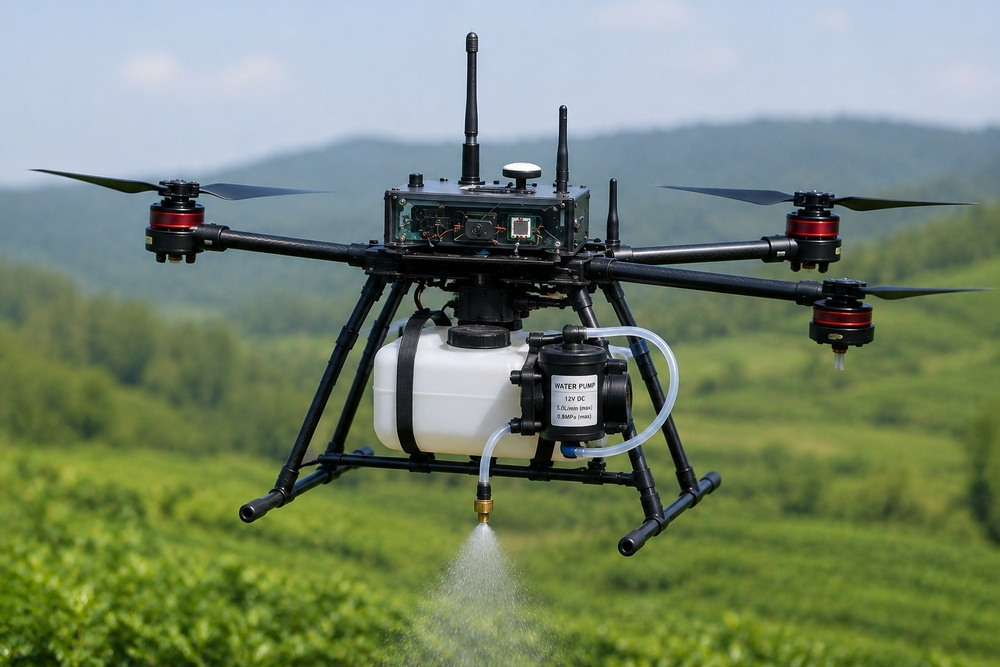
#> input picture component-1-tea-detection/frontend/src/assets/drone-hero.jpeg, 1000 x 667 px, shrunk from 1536 x 1024 before the run
$ python -i shadow.py   (imports and definitions only)
#> lines starting #> are read from the running program, lines starting #| are printed output that depends on the picture; after the words box and inside, x2 and y2 are one past the last pixel; in counts of white or black regions, pixels touching at a corner belong together
#> further down, picture is the input picture: shape (667, 1000, 3); mean B, G, R 108.5, 133.3, 117.9
import cv2
import numpy as np


def shadow_mask(bgr, min_gap=30):
    """Classical baseline: Otsu threshold on LAB lightness, cleaned with morphology.
    Returns (mask 0/255, shadow_ratio). Otsu always finds a split, even on uniform
    images, so if light and dark regions are not clearly different we report no shadow."""
#> called with min_gap = 30
    L = cv2.GaussianBlur(cv2.cvtColor(bgr, cv2.COLOR_BGR2LAB)[:, :, 0], (5, 5), 0)
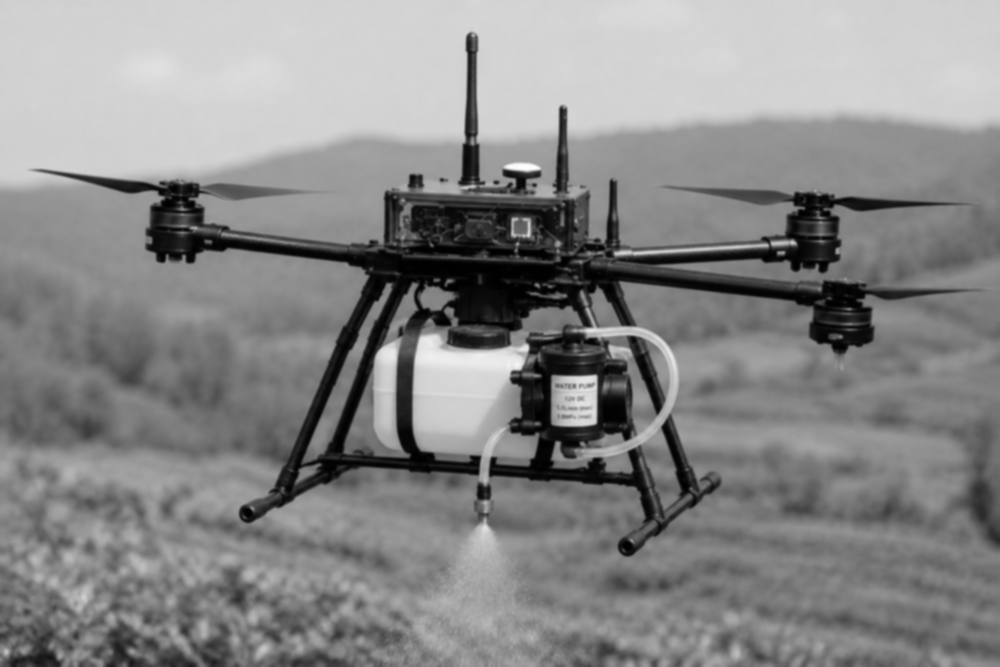
#> L: shape (667, 1000); min 0, max 254, mean 135.8
    t, _ = cv2.threshold(L, 0, 255, cv2.THRESH_BINARY + cv2.THRESH_OTSU)
#> t = 154
    dark, light = L < t, L >= t
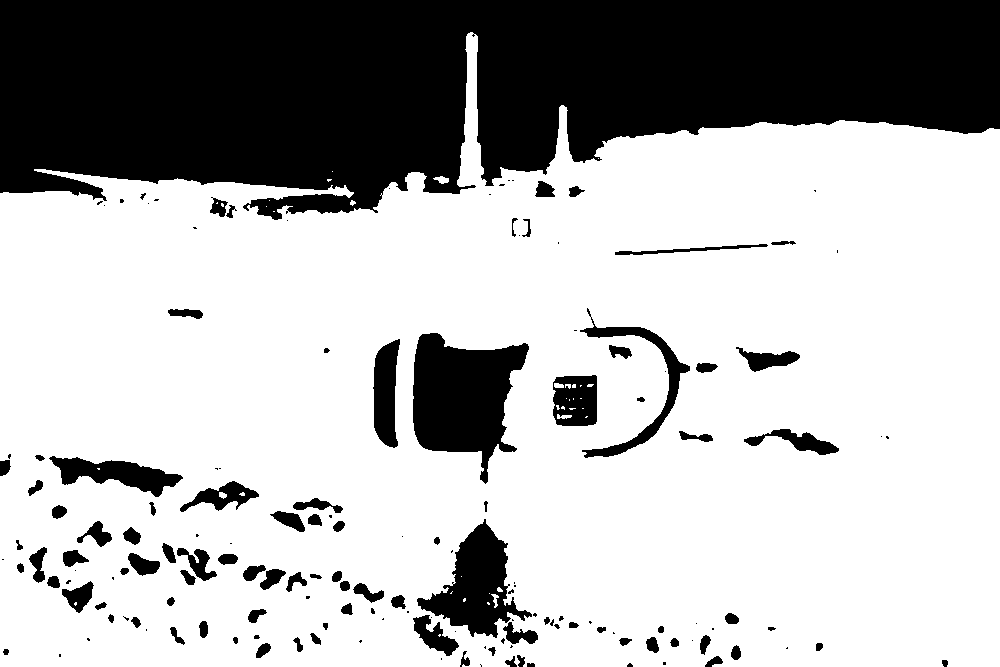
#> dark: shape (667, 1000) bool; 70% white; 158 black regions (64 under 20 px), largest, box (x1, y1, x2, y2) and area: (0, 0, 1000, 220) 160019, (413, 333, 529, 484) 10471, (417, 519, 532, 638) 5774
    if dark.sum() == 0 or light.sum() == 0 or (float(L[light].mean()) - float(L[dark].mean())) < min_gap:
        return np.zeros(L.shape, np.uint8), 0.0
    mask = dark.astype(np.uint8) * 255
    k = cv2.getStructuringElement(cv2.MORPH_ELLIPSE, (9, 9))
    mask = cv2.morphologyEx(cv2.morphologyEx(mask, cv2.MORPH_OPEN, k), cv2.MORPH_CLOSE, k)
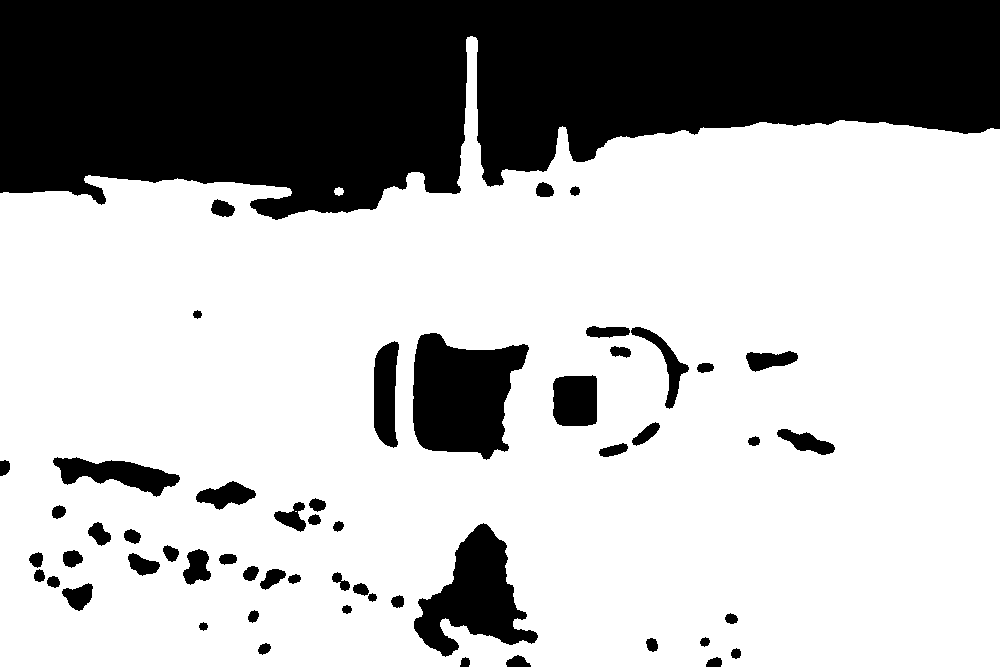
#> mask: shape (667, 1000); 70.3% white; 55 black regions, largest, box (x1, y1, x2, y2) and area: (0, 0, 1000, 220) 161159, (413, 333, 529, 460) 10299, (414, 523, 538, 657) 7854
    return mask, float((mask > 0).mean())


def enhance(bgr, mask, method="clahe", gamma=0.5):
    """Enhance the whole image, then blend it in only inside the (feathered) shadow mask."""
    if method == "gamma":
        lut = np.array([255 * (i / 255.0) ** gamma for i in range(256)], dtype=np.uint8)
        out = cv2.LUT(bgr, lut)
    elif method == "clahe":
        lab = cv2.cvtColor(bgr, cv2.COLOR_BGR2LAB)
        lab[:, :, 0] = cv2.createCLAHE(clipLimit=3.0, tileGridSize=(8, 8)).apply(lab[:, :, 0])
        out = cv2.cvtColor(lab, cv2.COLOR_LAB2BGR)
    else:
        return bgr.copy()
    soft = (cv2.GaussianBlur(mask, (31, 31), 0).astype(np.float32) / 255.0)[:, :, None]
    return (out * soft + bgr * (1 - soft)).astype(np.uint8)

>>> import cv2
>>> picture = cv2.imread('../../frontend/src/assets/drone-hero.jpeg')
>>> result = shadow_mask(picture)
